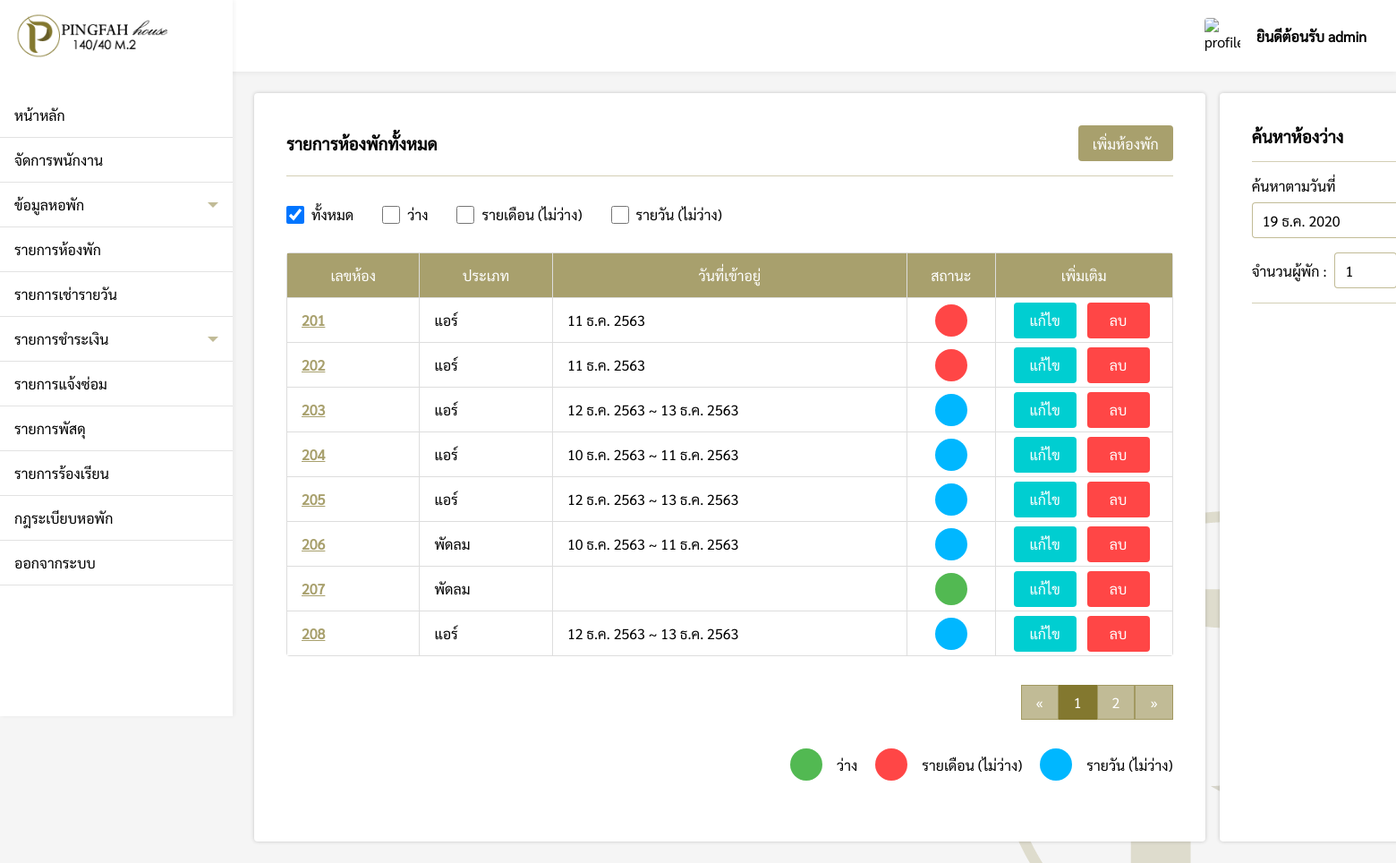
Before: /pages/admin/roomList/index.php (signed in) with the older database file.
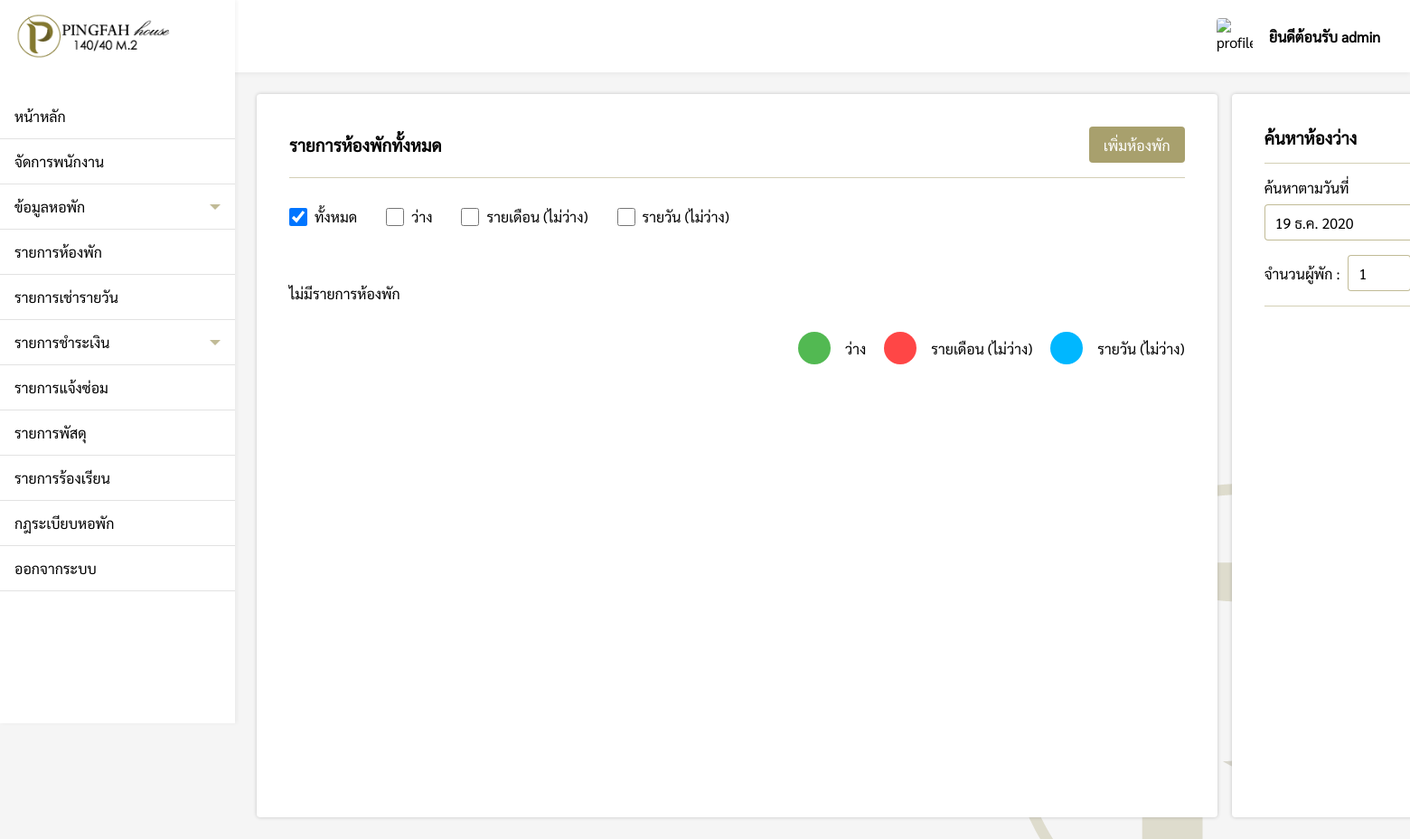
After: the same page with the newer database file.
### tables this page shows
CREATE TABLE `roomlist` (
  `room_id` varchar(200) NOT NULL,
  `room_type` varchar(200) NOT NULL,
  `room_status` varchar(200) NOT NULL,
  `come` varchar(200) NOT NULL,
  `check_in` varchar(200) NOT NULL,
  `check_out` varchar(200) NOT NULL
);

### pages/admin/roomList/index.php (the view, shortened to what the changed rows need)
<?php
if($_SESSION['level'] == 'admin'){
    include('../../connection.php');
    include('../../../components/sidebar.php');
    $check = @$_REQUEST['Status'];
    $num = 1;
    function DateThai($strDate)
    {
        $strYear = date("Y",strtotime($strDate))+543;
        $strMonth= date("n",strtotime($strDate));
        $strDay= date("j",strtotime($strDate));
        $strMonthCut = Array("","ม.ค.","ก.พ.","มี.ค.","เม.ย.","พ.ค.","มิ.ย.","ก.ค.","ส.ค.","ก.ย.","ต.ค.","พ.ย.","ธ.ค.");
        $strMonthThai=$strMonthCut[$strMonth];
        return "$strDay $strMonthThai $strYear";
    }
?>
<!DOCTYPE html>
<html lang="en">
<head>
    <link rel="stylesheet" href="../../../css/roomList.css">
    <link rel="stylesheet" href="../../../css/my-style.css">
</head>
<body>
    <div class="box" id="roomList">
        <div style="padding:24px;">
            <div class="box-grid">
                <div class="roomList-box">
                    <div style="display:flex;justify-content:space-between;align-items:center;">
                        <h3>รายการห้องพักทั้งหมด</h3>
                        <div>
                        </div>
                    </div>
                    <div class="hr"></div>
                    <div style="display:flex;align-items:center;">
                        <div style="padding:16px 16px 32px 0px;display:flex;align-items:center;">
                        </div>
                        <div style="padding:16px 16px 32px 16px;display:flex;align-items:center;">
                        </div>
                        <div style="padding:16px 16px 32px 16px;display:flex;align-items:center;">
                        </div>
                        <div style="padding:16px 16px 32px 16px;display:flex;align-items:center;">
                        </div>
                    </div>
                    <?php
                    $perpage = 8;
                    if(isset($_GET['page'])){
                        $page = $_GET['page'];
                    }else{
                        $page = 1;
                    }
                    $start = ($page - 1) * $perpage;
                    if($check == "available"){
                        $status = "ว่าง";
                        $roomlist = "SELECT * FROM  roomList WHERE room_status = '$status' ORDER BY room_id LIMIT {$start} , {$perpage}";
                    }else if($check == "unavailable"){
                        $status = "ไม่ว่าง";
                        $roomlist = "SELECT * FROM  roomList WHERE room_status = '$status' ORDER BY room_id LIMIT {$start} , {$perpage}";
                    }else{
                        $roomlist = "SELECT * FROM  roomList ORDER BY room_id LIMIT {$start} , {$perpage}";
                    }
                    $room_result = $conn->query($roomlist);
                    if ($room_result->num_rows > 0) {
                    ?>
                    <table>
                        <tr>
                            <th>เลขห้อง</th>
                            <th>ประเภท</th>
                            <th>วันที่เข้าอยู่</th>
                            <th>สถานะ</th>
                            <th>เพิ่มเติม</th>
                        </tr>
                        <?php
                            while($row = mysqli_fetch_array($room_result)) {
                        ?>
                        <form action="../roomList/function/editType.php?ID=<?php echo $row["room_id"]; ?>"
                            method='POST'>
                            <tr>
                                <td><a
                                        href="../roomList/room_id.php?ID=<?php echo $row[0] ?>"><?php echo $row["room_id"]; ?></a>
                                </td>
                                <td <?php echo "id='typeShow" .$row["room_id"] . "'" ?>><?php echo $row["room_type"]; ?>
                                </td>
                                <td>
                                    <?php if($row['come'] != null && $row['room_status'] != 'เช่ารายวัน'){ echo DateThai($row['come']); }; ?>
                                    <?php if($row['check_in'] != null && $row['come'] == null){ echo DateThai($row['check_in']) ." ~ " .DateThai($row['check_out']); } ?>
                                </td>
                                <td>
                                    <?php
                                        if($row["room_status"] == 'ว่าง'){
                                            echo "<div class='status-available'></div>";
                                        }else if($row["room_status"] == 'ไม่ว่าง'){
                                            echo "<div class='status-unavailable'></div>";
                                        }else if($row["room_status"] == 'เช่ารายวัน'){
                                            echo "<div class='status-daily'></div>";
                                        }
                                    ?>
                                </td>
                                <td <?php echo "id='typeShow-btn" .$row["room_id"] . "'" ?>>
                                    <button type="button" class="edit-btn"
                                        <?php echo "onclick='editType(" .$row["room_id"] .")'" ?>>แก้ไข</button>
                                    <button type="button" class="del-btn"
                                        <?php echo "onclick='del(" .$row["room_id"] .")'" ?>>ลบ</button>
                                </td>
                            </tr>
                        </form>
                        <?php  $num++; }?>
                    </table>
                    <?php
                    if($check == "available"){
                        $sql2 = "SELECT * FROM roomlist WHERE room_status = 'ว่าง'";
                    }else if($check == "unavailable"){
                        $sql2 = "SELECT * FROM roomlist WHERE room_status = 'ไม่ว่าง'";
                    }else if($check == "daily"){
                        $sql2 = "SELECT * FROM roomlist WHERE room_status = 'เช่ารายวัน'";
                    }else{
                        $sql2 = "SELECT * FROM roomlist";
                    }
                    $query2 = mysqli_query($conn, $sql2);
                    $total_record = mysqli_num_rows($query2);
                    $total_page = ceil($total_record / $perpage);
                    ?>
                    <div style="display:flex;justify-content:flex-end">
                        <div class="pagination">
                            <?php
                            if($check == "available"){
                            ?>
                            <a href="index.php?Status=available&page=1">&laquo;</a>
                            <?php for($i=1;$i<=$total_page;$i++){ ?>
                            <a href="index.php?Status=available&page=<?php echo $i; ?>"
                                <?php if($page == $i){ echo "style='background-color: rgb(131, 120, 47, 1);color:#fff;'"; }?>><?php echo $i; ?></a>
                            <?php } ?>
                            <a href="index.php?Status=available&page=<?php echo $total_page; ?>">&raquo;</a>
                            <?php
                            }else{
                            ?>
                            <a href="index.php?page=1">&laquo;</a>
                            <?php for($i=1;$i<=$total_page;$i++){ ?>
                            <a href="index.php?page=<?php echo $i; ?>"
                                <?php if($page == $i){ echo "style='background-color: rgb(131, 120, 47, 1);color:#fff;'"; }?>><?php echo $i; ?></a>
                            <?php } ?>
                            <a href="index.php?page=<?php echo $total_page; ?>">&raquo;</a>
                            <?php } ?>
                        </div>
                    </div>
                    <?php
                    }else{
                        echo "<div style='padding:32px 0'>ไม่มีรายการห้องพัก</div>";
                    }
                    ?>
                    <div style="display:flex;justify-content:flex-end;">
                        <div class="status-grid">
                        </div>
                    </div>
                </div>
            </div>
        </div>
</body>
</html>
<?php
}else{
    Header("Location: ../../login.php");
}
?>

Changed rows visible on the page:
removed roomlist: room_id "201", room_type "แอร์", come "11 ธ.ค. 2563", room_status "ไม่ว่าง" (drawn)
removed roomlist: room_id "202", room_type "แอร์", come "11 ธ.ค. 2563", room_status "ไม่ว่าง" (drawn)
removed roomlist: room_id "203", room_type "แอร์", check_in "12 ธ.ค. 2563", check_out "13 ธ.ค. 2563", room_status "เช่ารายวัน" (drawn)
removed roomlist: room_id "204", room_type "แอร์", check_in "10 ธ.ค. 2563", check_out "11 ธ.ค. 2563", room_status "เช่ารายวัน" (drawn)
removed roomlist: room_id "205", room_type "แอร์", check_in "12 ธ.ค. 2563", check_out "13 ธ.ค. 2563", room_status "เช่ารายวัน" (drawn)
removed roomlist: room_id "206", room_type "พัดลม", check_in "10 ธ.ค. 2563", check_out "11 ธ.ค. 2563", room_status "เช่ารายวัน" (drawn)
removed roomlist: room_id "207", room_type "พัดลม", room_status "ว่าง" (drawn)
removed roomlist: room_id "208", room_type "แอร์", check_in "12 ธ.ค. 2563", check_out "13 ธ.ค. 2563", room_status "เช่ารายวัน" (drawn)
Other visible differences:
text no longer shown: "เลขห้อง ประเภท วันที่เข้าอยู่ สถานะ เพิ่มเติม « »"
text now shown: "ไม่มีรายการห้องพัก"
list line gone: "1"
list line gone: "2"
